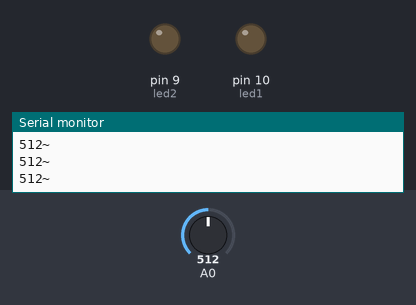
Recording of a sketch running on a simulated Arduino Uno, built with avr-gcc and run on an emulated ATmega328P. Shown: output pins drawn as LEDs (lit = HIGH), the last lines printed to the serial monitor. The inputs (shaded band) are chosen by the test bench; at power-on: A0 = 512.

Above: at 1.2 s.
1.3 s: A0 set to 603
3.0 s: A0 set to 624
At 4.2 s:
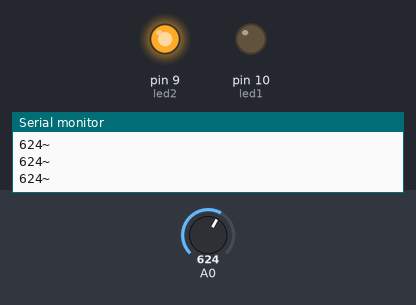
4.8 s: A0 set to 804
6.3 s: A0 set to 833
At 6.9 s:
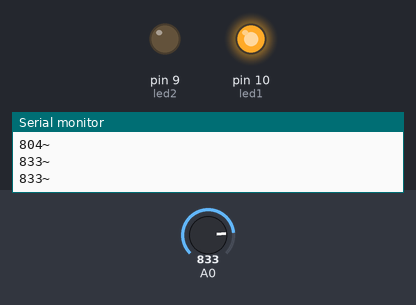
8.1 s: A0 set to 807
At 9.5 s:
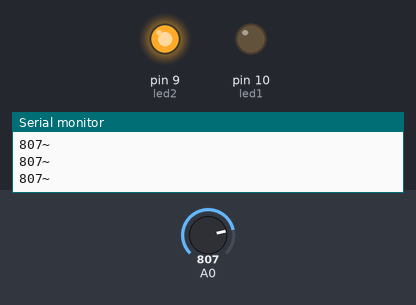
9.9 s: A0 set to 827
At 11.0 s:
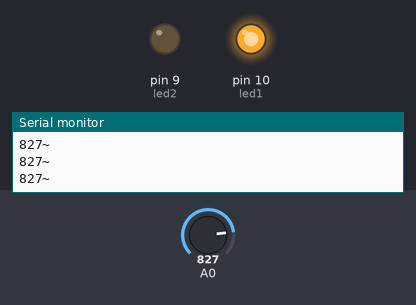
Timing chart, 0 to 12.7 s (numbered marks = the images above; inputs shaded):
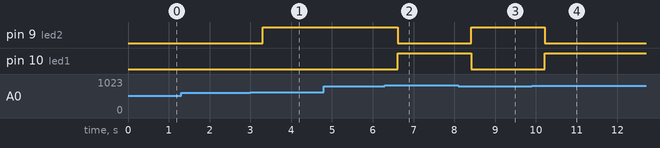

The sketch:

sketch_mar29a.ino
```cpp
//Bluetooth HC-05
int led1 = 10;
int led2 = 9;
void setup() {
  Serial.begin(9600);//esto inicializa la comunicación
  pinMode(led1, OUTPUT);
  pinMode(led2, OUTPUT);
}

void loop() {
  int sensor = analogRead(A0);//lee la entrada analogica 0
  sendAndroid(); //metodo para enviar datos
  delay(250);

  if(sensor >= 409 && sensor <= 612){//condicion de temperatura corporal estable
    digitalWrite(led1, LOW);
    digitalWrite(led2, LOW);
  }
  else if(sensor >= 613 && sensor <= 816){//condicion de temperatura corporal alta precaucion
    digitalWrite(led2,HIGH);
    digitalWrite(led1, LOW);
  }
  else if(sensor >= 817 && sensor <=1020){//condicion de temperatura corporal alta peligro
    digitalWrite(led1, HIGH);
    digitalWrite(led2, LOW);
  }
  else if(sensor >=205 && sensor <= 408){//condicion de temperatura corporal baja precaución
    digitalWrite(led2,HIGH);
    digitalWrite(led1, LOW);
  }
  else if(sensor >= 0 && sensor <= 204){//condicion de temperatura corporal baja peligro
    digitalWrite(led1, HIGH);
    digitalWrite(led2, LOW);
  }
}

void sendAndroid(){//obtiene los datos del sensor y los envia
  int sensor = analogRead(A0);
  Serial.print(sensor);
  Serial.print('~');
  Serial.println();
  delay(50);
}
```

Measured:
- the behaviour switches between 612 and 613 on A0 (found by bisection; images 0 and 1)
- the behaviour switches between 816 and 817 on A0 (found by bisection; images 1 and 2)
- after the input at 3.0 s, pin 9 (led2): LOW → HIGH after 0.30 s
- after the input at 6.3 s, pin 9 (led2): HIGH → LOW after 0.31 s; pin 10 (led1): LOW → HIGH after 0.31 s
- after the input at 8.1 s, pin 9 (led2): LOW → HIGH after 0.31 s; pin 10 (led1): HIGH → LOW after 0.31 s
- after the input at 9.9 s, pin 9 (led2): HIGH → LOW after 0.31 s; pin 10 (led1): LOW → HIGH after 0.31 s
